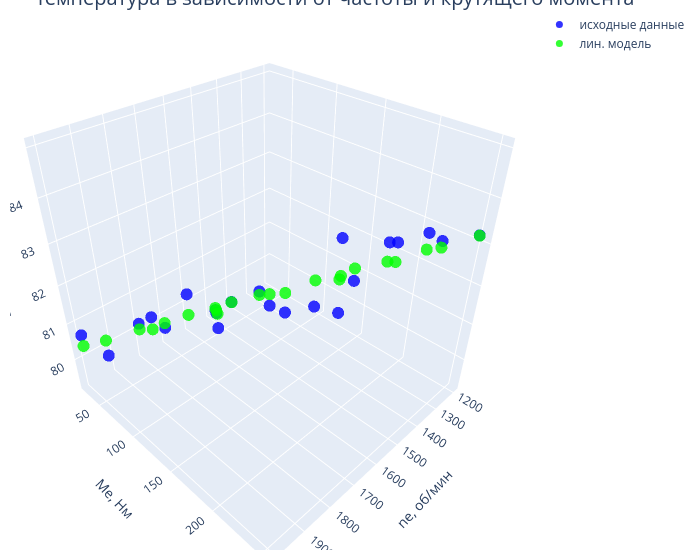

The notebook cell saved with this chart:
### Code cell
fig.update_layout(scene=dict(
    xaxis_title="ne, об/мин",
    yaxis_title="Me, Нм",
    zaxis_title="t, °C"),
    title_text="Температура в зависимости от частоты и крутящего момента",
    title_font_size=20,
    width=700,
    margin=dict(r=20, b=10, l=10, t=10)
)

fig.show()

### Figure 1 — Plotly figure (JSON) as saved in the notebook; plotly's stock layout.template omitted (floating-point values rounded to 4 significant figures)
{"data": [{"marker": {"color": "rgba(0, 0, 255, 1)", "opacity": 0.8, "size": 7}, "mode": "markers", "name": "исходные данные", "showlegend": true, "type": "scatter3d", "x": [1200, 1200, 1200, 1400, 1400, 1400, 1400, 1400, 1600, 1600, 1600, 1600, 1600, 1800, 1800, 1800, 1800, 1800, 2000, 2000, 2000, 2000], "y": [140, 210, 252, 28, 70, 140, 210, 252, 28, 70, 140, 210, 252, 28, 70, 140, 210, 252, 28, 70, 140, 210], "z": [80.7, 82.8, 83.2, 79.3, 80.2, 80.7, 83.2, 83.7, 80.3, 80.4, 81.5, 82.3, 84.3, 80.2, 80.7, 82.1, 83.1, 85.0, 80.7, 80.8, 82.8, 83.6]}, {"marker": {"color": "rgba(0, 255, 0, 1)", "opacity": 0.8, "size": 7}, "mode": "markers", "name": "лин. модель", "showlegend": true, "type": "scatter3d", "x": [1200, 1200, 1200, 1400, 1400, 1400, 1400, 1400, 1600, 1600, 1600, 1600, 1600, 1800, 1800, 1800, 1800, 1800, 2000, 2000, 2000, 2000], "y": [140, 210, 252, 28, 70, 140, 210, 252, 28, 70, 140, 210, 252, 28, 70, 140, 210, 252, 28, 70, 140, 210], "z": [81.06, 82.39, 83.19, 79.29, 80.09, 81.43, 82.76, 83.56, 79.66, 80.46, 81.8, 83.13, 83.93, 80.03, 80.83, 82.17, 83.5, 84.3, 80.4, 81.2, 82.53, 83.87]}], "layout": {"margin": {"b": 10, "l": 10, "r": 20, "t": 10}, "scene": {"xaxis": {"title": {"text": "ne, об/мин"}}, "yaxis": {"title": {"text": "Me, Нм"}}, "zaxis": {"title": {"text": "t, °C"}}}, "title": {"font": {"size": 20}, "text": "Температура в зависимости от частоты и крутящего момента"}, "width": 700}}
